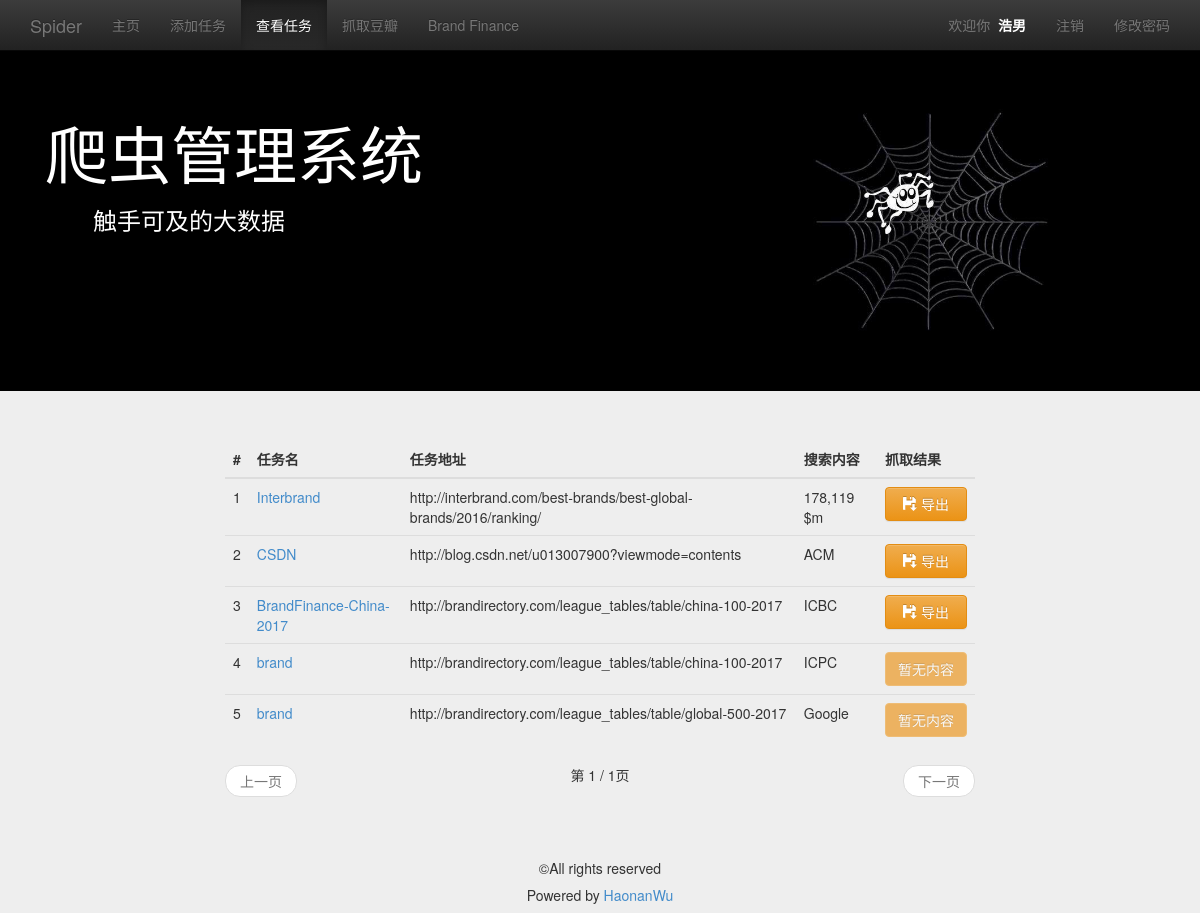
The page /view_task_list/ (signed in) on the database as committed earlier.
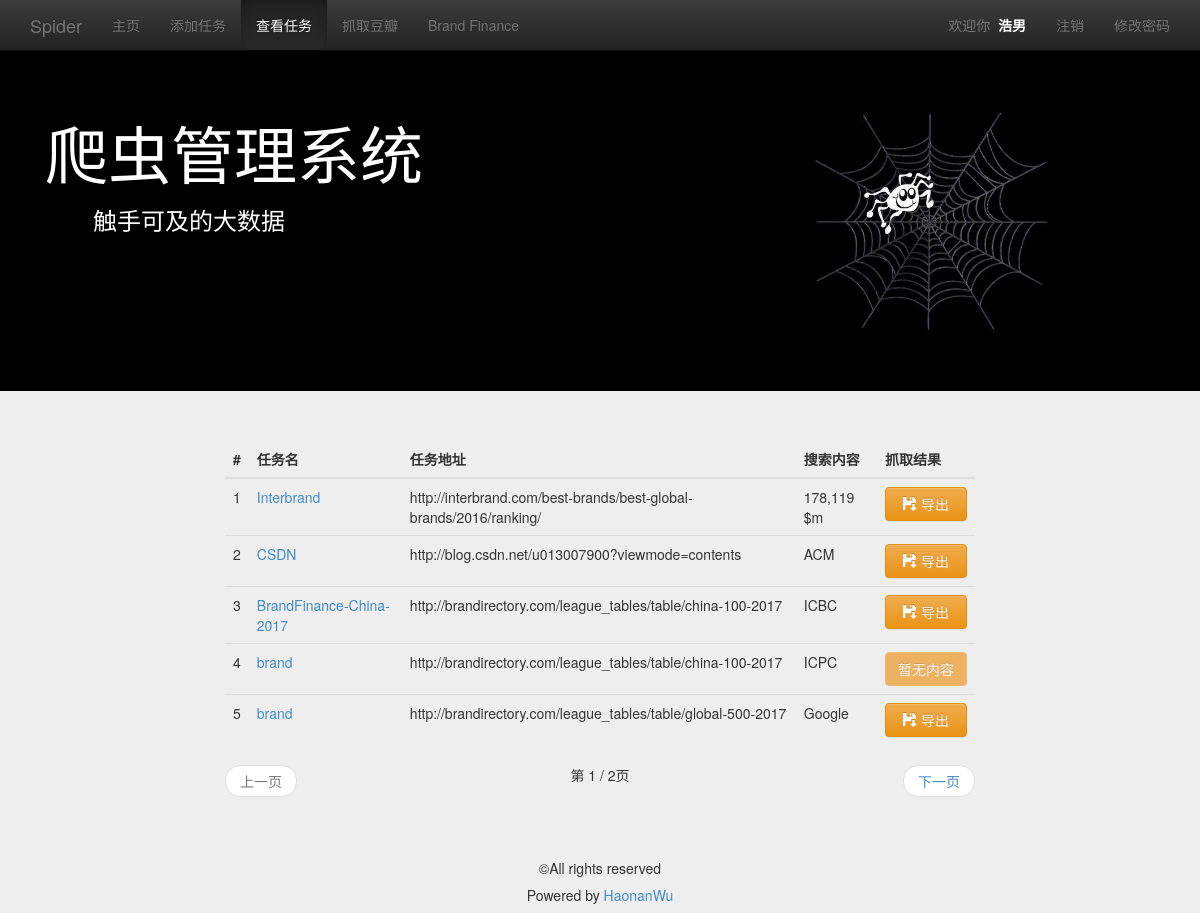
The same page on the database as committed later.
### management/models.py (models this page shows, shortened)
class Task(models.Model):
    user = models.ForeignKey(MyUser, related_name='task')
    url = models.CharField(max_length=512, null=True)
    name = models.CharField(max_length=128)
    content = models.CharField(max_length=128, null=True)
    hasfile = models.BooleanField(default=False)
    method = models.BooleanField(default=True)
    class META:
        ordering = ['name']

### management/views.py (the view)
# urls.py: url(r'^view_task_list/$', views.view_task_list, name='view_task_list'),
@login_required
def view_task_list(request):
    user = request.user
    task_list = Task.objects.filter(user=user.myuser)
    paginator = Paginator(task_list, 5)
    page = request.GET.get('page')
    try:
        task_list = paginator.page(page)
    except PageNotAnInteger:
        task_list = paginator.page(1)
    except EmptyPage:
        task_list = paginator.page(paginator.num_pages)
    content = {
        'user': user,
        'active_menu': 'view_task',
        'task_list': task_list,
    }
    return render(request, 'management/view_task_list.html', content)

### templates/management/view_task_list.html (shortened to what this page needs)
{% extends "management/base.html" %} {% load staticfiles %} {% block title %}查看任务{% endblock %} {% block content %}
<div class="container">
    <div class="row">
        <div class="col-md-8 col-md-offset-2">
            <br>
            <table class="table table-hover">
                <thead>
                    <tr>
                        <th>#</th>
                        <th>任务名</th>
                        <th>任务地址</th>
                        <th>搜索内容</th>
                        <th>抓取结果</th>
                    </tr>
                </thead>
                <tbody>
                    {% for task in task_list %}
                    <tr>
                        <td>{{ forloop.counter }}</td>
                        <td><a href="{% url 'task_detail' %}?id={{ task.id }}">{{ task.name }}</a></td>
                        <td>{{ task.url }}</td>
                        <td>{{ task.content }}</td>
                        {% if task.hasfile == 0 %}
                        <td>
                            <button class="btn btn btn-warning btn-block" disabled=""> 暂无内容
                            </button>
                        </td>
                        {% else %}
                        <td>
                            <button class="btn btn btn-warning btn-block" type="export"
                                    onclick="begin_download({{ task.id }})"><span
                                    class="glyphicon glyphicon-floppy-save"></span> 导出
                            </button>
                        </td>
                        {% endif %}
                    </tr>
                    {% empty %}
                    <tr>
                        <td>暂无任务</td>
                    </tr>
                    {% endfor %}
                </tbody>
            </table>
            <nav>
                <ul class="pager">
                    {% if task_list.has_previous %}
                    <li class="previous"><a href="?typ={{ query_category }}&page={{ task_list.previous_page_number }}">上一页</a>
                    </li>
                    {% else %}
                    <li class="previous disabled"><a href="#">上一页</a></li>
                    {% endif %} 第 {{ task_list.number }} / {{ task_list.paginator.num_pages }}页 {% if task_list.has_next %}
                    <li class="next"><a href="?typ={{ query_category }}&page={{ task_list.next_page_number }}">下一页</a>
                    </li>
                    {% else %}
                    <li class="next disabled"><a href="#">下一页</a></li>
                    {% endif %}
                </ul>
            </nav>
        </div>
    </div>
</div>
{% endblock %}

Rows that differ between the two databases and show on the page:
changed Task "http://brandirectory.com/league_tables/table/global-500-2017": hasfile "暂无内容" → "导出"
Other text that changed with them:
{{ task_list.paginator.num_pages }}: "1" → "2"
